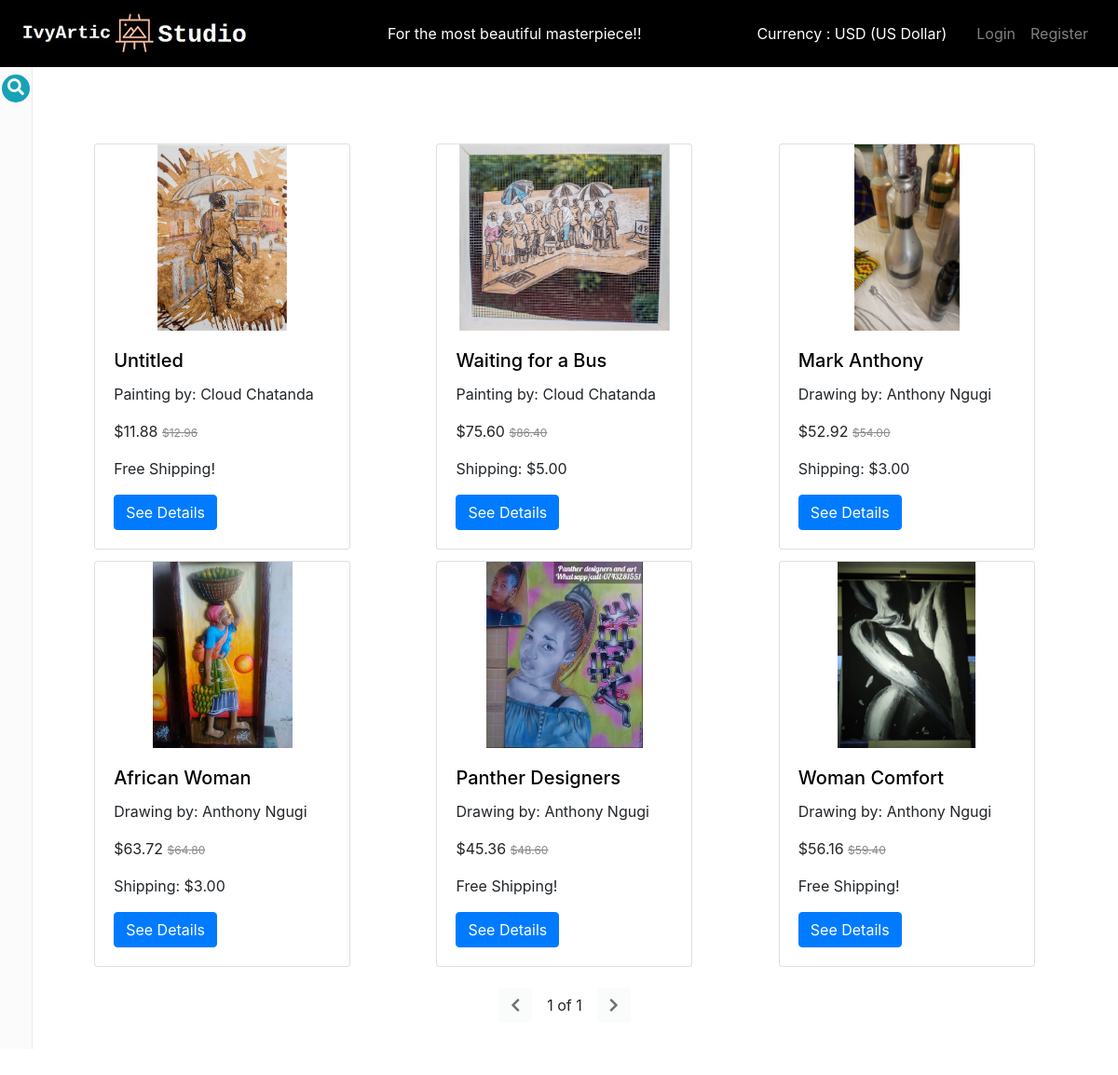
The page / on the database its author committed.
### tables this page shows
CREATE TABLE `products` (
  `id` int(11) NOT NULL,
  `created_at` datetime DEFAULT NULL,
  `updated_at` datetime DEFAULT NULL,
  `user_id` int(11) DEFAULT NULL,
  `name` varchar(155) DEFAULT NULL,
  `brand_id` int(11) DEFAULT NULL,
  `price` decimal(10,2) DEFAULT NULL,
  `list` decimal(10,2) DEFAULT NULL,
  `shipping` decimal(10,2) DEFAULT NULL,
  `body` text,
  `featured` tinyint(4) DEFAULT NULL,
  `inventory` int(11) DEFAULT NULL,
  `charges` decimal(10,2) DEFAULT NULL,
  `has_options` tinyint(4) DEFAULT NULL,
  `approval` tinyint(4) DEFAULT NULL,
  `deleted` tinyint(4) DEFAULT NULL
);

CREATE TABLE `brands` (
  `id` int(11) NOT NULL,
  `created_at` datetime DEFAULT NULL,
  `updated_at` datetime DEFAULT NULL,
  `name` varchar(125) DEFAULT NULL,
  `deleted` tinyint(4) DEFAULT NULL,
  `user_id` int(11) DEFAULT NULL
);

CREATE TABLE `users` (
  `id` int(11) NOT NULL,
  `created_at` datetime DEFAULT NULL,
  `updated_at` datetime DEFAULT NULL,
  `username` varchar(150) DEFAULT NULL,
  `email` varchar(150) DEFAULT NULL,
  `password` varchar(150) DEFAULT NULL,
  `fname` varchar(150) DEFAULT NULL,
  `lname` varchar(150) DEFAULT NULL,
  `acl` text,
  `artistic_name` varchar(155) DEFAULT NULL,
  `description` text,
  `approval` tinyint(4) DEFAULT NULL,
  `deleted` tinyint(4) DEFAULT NULL
);

### app/controllers/HomeController.php (called while the page is built, shortened)
<?php
  class HomeController extends Controller {
    public function indexAction() {
      $search = $this->request->get('search');
      $brand = $this->request->get('brand');
      $min_price = $this->request->get('min_price');
      $max_price = $this->request->get('max_price');
      $page = (!empty($this->request->get('page')))? $this->request->get('page') : 1;
      $limit = 16;
      $offset = ($page - 1) * $limit;
      $options = [
        'search'=>$search,'min_price'=>$min_price,'max_price'=>$max_price,
        'brand'=>$brand, 'limit' => $limit, 'offset' => $offset
      ];
      $results = Products::featuredProducts($options);
      $products = $results['results'];
      $total = $results['total'];
      $this->view->page = $page;
      $this->view->totalPages = ceil($total / $limit);
      $this->view->hasFilters = Products::hasFilters($options);
      $this->view->products = $products;
      $this->view->min_price = $min_price;
      $this->view->max_price = $max_price;
      $this->view->brand = $brand;
      $this->view->search = $search;
      $this->view->brandOptions = Brands::getOptionsForForm();
      $this->view->render('home/index');
    }
  }

### index.php (called while the page is built, shortened)
<?php
  function semiautoload($className){
    $classAry = explode('\\',$className);
    $class = array_pop($classAry);
    $subPath = strtolower(implode(DS,$classAry));
    $path = ROOT . DS . $subPath . DS . $class . '.php';
  }
  $url = isset($_SERVER['PATH_INFO']) ? explode('/', ltrim($_SERVER['PATH_INFO'], '/')) : [];
  Router::route($url);

### core/DB.php (called while the page is built, shortened)
<?php
class DB {
  private static $_instance = null;
  private $_pdo, $_query, $_error = false, $_result, $_count = 0, $_lastInsertID = null, $_fetchStyle = PDO::FETCH_OBJ;
  private function __construct() {
    try {
      $this->_pdo = new PDO('mysql:host='.DB_HOST.';dbname='.DB_NAME, DB_USER, DB_PASSWORD);
      $this->_pdo->setAttribute(PDO::ATTR_ERRMODE, PDO::ERRMODE_EXCEPTION);
      $this->_pdo->setAttribute(PDO::ATTR_EMULATE_PREPARES, false);
    } catch(PDOException $e) {
      die($e->getMessage());
    }
  }
  public static function getInstance() {
    if(!isset(self::$_instance)) {
      self::$_instance = new self();
    }
    return self::$_instance;
  }
  public function query($sql, $params = [],$class = false) {
    if($this->_query = $this->_pdo->prepare($sql)) {
      $x = 1;
      if(count($params)) {
        foreach($params as $param) {
          $this->_query->bindValue($x, $param);
          $x++;
        }
      }
      if($this->_query->execute()) {
        if($class && $this->_fetchStyle === PDO::FETCH_CLASS){
          $this->_result = $this->_query->fetchAll($this->_fetchStyle,$class);
        } else {
          $this->_result = $this->_query->fetchAll($this->_fetchStyle);
        }
        $this->_count = $this->_query->rowCount();
      } else {
        $this->_error = true;
      }
    }
    return $this;
  }
  protected function _read($table, $params=[],$class) {
    $columns = '*';
    $joins = "";
    $conditionString = '';
    $bind = [];
    $order = '';
    $limit = '';
    $offset = '';
    if(isset($params['fetchStyle'])){
      $this->_fetchStyle = $params['fetchStyle'];
    }
    if(isset($params['conditions'])) {
      if(is_array($params['conditions'])) {
        foreach($params['conditions'] as $condition) {
          $conditionString .= ' ' . $condition . ' AND';
        }
        $conditionString = trim($conditionString);
        $conditionString = rtrim($conditionString, ' AND');
      } else {
        $conditionString = $params['conditions'];
      }
      if($conditionString != '') {
        $conditionString = ' Where ' . $conditionString;
      }
    }
    if(array_key_exists('columns',$params)){
      $columns = $params['columns'];
    }
    if(array_key_exists('order', $params)) {
      $order = ' ORDER BY ' . $params['order'];
    }
    $sql = "SELECT {$columns} FROM {$table}{$joins}{$conditionString}{$order}{$limit}{$offset}";
    if($this->query($sql, $bind,$class)) {
      return true;
    }
    return false;
  }
  public function count() {
    return $this->_count;
  }
}

### app/models/Products.php (called while the page is built, shortened)
<?php
  class Products extends Model {
    public static function featuredProducts($options){
      $db = DB::getInstance();
      $limit = (array_key_exists('limit',$options) && !empty($options['limit']))? $options['limit'] : 4;
      $offset = (array_key_exists('offset',$options) && !empty($options['offset']))? $options['offset'] : 0;
      $where = "products.deleted = 0 AND products.approval = 1 AND pi.sort = '0' AND pi.deleted = 0 AND products.inventory > 0";
      $hasFilters = self::hasFilters($options);
      $binds = [];
      $sql = "SELECT products.*, pi.url as url, brands.name as brand, users.artistic_name as artist FROM products
              JOIN product_images as pi
              ON products.id = pi.product_id
              JOIN brands
              ON products.brand_id = brands.id
              JOIN users
              ON  products.user_id = users.id
              WHERE {$where}
            ";
      $group = ($hasFilters)? " GROUP BY products.id ORDER BY products.name" : "GROUP BY products.id ORDER BY products.featured DESC";
      $pager = " Limit ? OFFSET ?";
      $binds[] = $limit;
      $binds[] = $offset;
      $total = $db->query($sql.$group,$binds)->count();
      $results = $db->query($sql.$group.$pager,$binds)->results();
      return ['results'=>$results,'total'=>$total];
    }
    public static function hasFilters($options){
      return false;
    }
  }

### core/FH.php (called while the page is built, shortened)
<?php
class FH {
  public static function ip_info($ip = NULL, $purpose = "location", $deep_detect = TRUE) {
        $output = NULL;
        if (filter_var($ip, FILTER_VALIDATE_IP) === FALSE) {
            $ip = '41.220.125.86';
        }
        $purpose    = str_replace(array("name", "\n", "\t", " ", "-", "_"), NULL, strtolower(trim($purpose)));
        $support    = array("country", "countrycode", "state", "region", "city", "location", "address");
        if (filter_var($ip, FILTER_VALIDATE_IP) && in_array($purpose, $support)) {
            $ipdat = @json_decode(file_get_contents("http://www.geoplugin.net/json.gp?ip=" . $ip));
        }
        return $output;
    }
    public static function getCurrencyAndCode(){
      $country = self::ip_info($ip = NULL, $purpose = "location", $deep_detect = TRUE)["country"];
      $currency = ($country=='Kenya' ? 'KES (Kenya Shilling)' : 'USD (US Dollar)');
      $currencyCode = ($currency== 'USD (US Dollar)') ? '$' : 'KES ';
      $currencyExRate = ($currencyCode == 'KES ')? KENYA_SHILLING_EXCHANGE_RATE : 1;
      return ['currency'=> $currency ,'currencyCode' => $currencyCode, 'currencyExRate'=>$currencyExRate];
    }
}

### app/views/home/index.php (the view, shortened to what this page needs)
<?php
  $openClass = $this->hasFilters? " open" : "";
  $openIcon = $this->hasFilters ? "fa-chevron-left" : "fa-search";
  $currencyCode = FH::getCurrencyAndCode()['currencyCode'];
  $currencyExRate = FH::getCurrencyAndCode()['currencyExRate'];
?>
<div class="d-flex two-column-wrapper<?=$openClass?>" id="two-column-wrapper">
  <div id="expand-filters">
    <i id="toggleIcon" class="fas <?=$openIcon?>"></i>
  </div>
  <aside class="filters-wrapper">
  </aside>
  <main class="products-wrapper">
    <?php foreach($this->products as $product):
      $shipping = ($product->shipping == '0.00')? 'Free Shipping!' : ('Shipping: '. $currencyCode . number_format(($product->shipping*$currencyExRate),2));
      $list = ($product->list != '0.00')? $currencyCode . number_format(($product->list*$currencyExRate*(SITE_CHARGES+1)),2) : '';
     ?>
      <div class="card">
        <img src="<?= PROOT .$product->url?>" class="card-img-top" alt="<?=$product->name?>">
        <div class="card-body">
          <h5 class="card-title"><a href="<?=PROOT?>products/details/<?=$product->id?>"><?=$product->name?></a></h5>
          <p class="products-brand"><?=$product->brand?> by: <?=$product->artist?></p>
          <p class="card-text"><?=$currencyCode . number_format(($product->price*$currencyExRate*(SITE_CHARGES+1)),2)?> <span class="list-price"><?=$list?></span></p>
          <p class="card-text"><?= $shipping?></p>
          <a href="<?=PROOT?>products/details/<?=$product->id?>" class="btn btn-primary">See Details</a>
        </div>
      </div>
    <?php endforeach; ?>
    <div class="d-flex justify-content-center align-items-center mt-3 w-100">
      <?php
        $disableBack = ($this->page == 1)? ' disabled="disabled"' : '';
        $disableNext = ($this->page == $this->totalPages)? ' disabled="disabled"' : '';
        ?>
      <button class="btn btn-light mr-3"<?=$disableBack?> onclick="pager('back')"><i class="fas fa-chevron-left"></i></button>
      <?=$this->page?> of <?=$this->totalPages?>
      <button class="btn btn-light ml-3"<?=$disableNext?> onclick="pager('next')"><i class="fas fa-chevron-right"></i></button>
    </div>
  </main>
</div>

### rows shown on the page
products: shows a picture, name "Untitled", brand.name "Painting", user.artistic_name "Cloud Chatanda", $product->price*$currencyExRate*(SITE_CHARGES+1) "11.88", list "$12.96", shipping "Free Shipping!"
products: shows a picture, name "Waiting for a Bus", brand.name "Painting", user.artistic_name "Cloud Chatanda", $product->price*$currencyExRate*(SITE_CHARGES+1) "75.60", list "$86.40", shipping "Shipping: $5.00"
products: shows a picture, name "Mark Anthony", brand.name "Drawing", user.artistic_name "Anthony Ngugi", $product->price*$currencyExRate*(SITE_CHARGES+1) "52.92", list "$54.00", shipping "Shipping: $3.00"
products: shows a picture, name "African Woman", brand.name "Drawing", user.artistic_name "Anthony Ngugi", $product->price*$currencyExRate*(SITE_CHARGES+1) "63.72", list "$64.80", shipping "Shipping: $3.00"
products: shows a picture, name "Panther Designers", brand.name "Drawing", user.artistic_name "Anthony Ngugi", $product->price*$currencyExRate*(SITE_CHARGES+1) "45.36", list "$48.60", shipping "Free Shipping!"
products: shows a picture, name "Woman Comfort", brand.name "Drawing", user.artistic_name "Anthony Ngugi", $product->price*$currencyExRate*(SITE_CHARGES+1) "56.16", list "$59.40", shipping "Free Shipping!"

### other values the page prints
$currency "USD (US Dollar)"
$key "Login"
$key "Register"
$this->page "1"
$this->totalPages "1"
